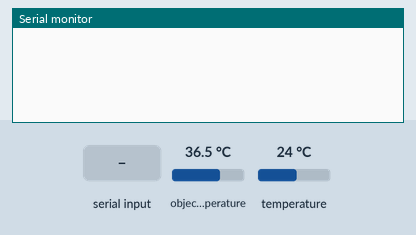
Simulated run of this sketch. Board: Arduino Uno, built with avr-gcc and run on an emulated ATmega328P. Shown: the last lines printed to the serial monitor. Inputs (shaded band) come from the test bench; at power-on: object temperature 36.5 °C, temperature 24 °C.

Above: at 1.2 s.
1.3 s: "OBJECT=?\n" received over Serial
At 2.1 s:
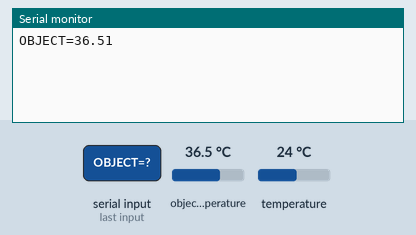
2.8 s: "AMBIENT=?\n" received over Serial
At 3.3 s:
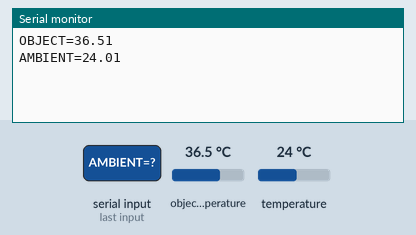

Measured:
- after the input at 1.3 s, the serial monitor: prints a new line at once (image 1)
- after the input at 2.8 s, the serial monitor: prints a new line at once (image 2)

The sketch:

4_9_2.ino
```cpp
#include <Adafruit_MLX90614.h>

Adafruit_MLX90614 mlx = Adafruit_MLX90614();

void setup() {
  Serial.begin(9600);

  mlx.begin();
}

void loop() {
  if (Serial.available() > 0)
  {
    String strRead = Serial.readStringUntil('\n');
    if (strRead.indexOf("OBJECT=?") != -1)
    {
      float objectTemp = mlx.readObjectTempC();
      Serial.print("OBJECT=");
      Serial.println(objectTemp);
    }
    else if (strRead.indexOf("AMBIENT=?") != -1)
    {
      float ambientTemp = mlx.readAmbientTempC();
      Serial.print("AMBIENT=");
      Serial.println(ambientTemp);
    }
  }
}
```
